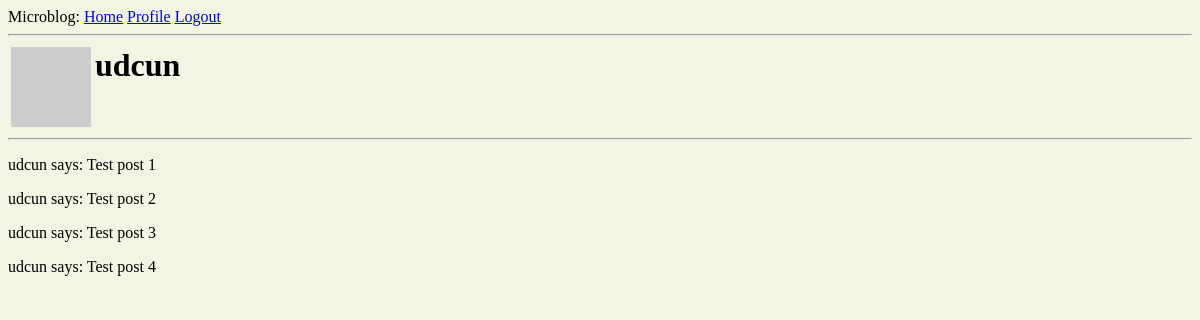
The page /user/udcun (signed in) on the database as committed earlier.
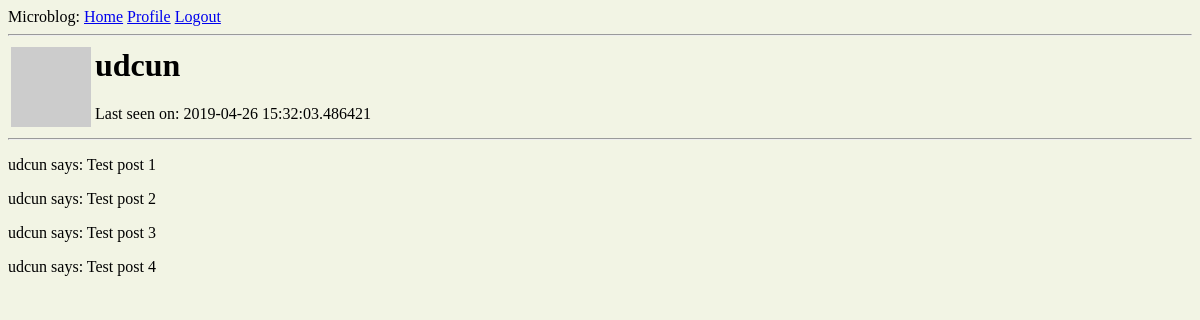
The same page on the database as committed later.
### app/models.py (models this page shows, shortened)
class User(UserMixin, db.Model):
    id = db.Column(db.Integer, primary_key=True)
    username = db.Column(db.String(64), index=True, unique=True)
    email = db.Column(db.String(120), index=True, unique=True)
    password_hash = db.Column(db.String(128))
    about_me = db.Column(db.String(140))
    last_seen = db.Column(db.DateTime, default=datetime.utcnow)
    posts = db.relationship('Post', backref='author', lazy='dynamic')
    def avatar(self, size):
        digest = md5(self.email.lower().encode('utf-8')).hexdigest()
        return 'https://www.gravatar.com/avatar/{}?d=identicon&s={}'.format(digest, size)

### app/routes.py (the view)
@app.route('/user/<username>')
@login_required
def user(username):
    user = User.query.filter_by(username=username).first_or_404()
    posts = [
        {'author': user, 'body': 'Test post 1'},
        {'author': user, 'body': 'Test post 2'},
        {'author': user, 'body': 'Test post 3'},
        {'author': user, 'body': 'Test post 4'}
    ]
    return render_template('user.html', user=user, posts=posts)

### app/models.py (called while the page is built)
@auth.user_loader
def load_user(id):
    print('load user')
    return User.query.get(int(id))

### app/routes.py (called while the page is built)
@app.before_request
def before_request():
    if current_user.is_authenticated:
        current_user.last_seen = datetime.utcnow()
        db.session.commit()

### app/templates/user.html (shortened to what this page needs)
{% extends "base.html" %}
{% block content %}
    <table>
        <tr valign="top">
            <td><img src="{{ user.avatar(64) }}"></td>
            <td>
                <h1>{{ user.username }}</h1>
                {% if user.last_seen %}
                <p>Last seen on: {{ user.last_seen }}</p>
                {% endif %}
            </td>
        </tr>
    </table>
    <hr>
    {% for post in posts %}
    <p>
    {{ post.author.username }} says: {{ post.body }}<br>
    </p>
    {% endfor %}
{% endblock %}

### app/templates/base.html (shortened to what this page needs)
<html>
<head>
</head>
<body>
    <div>
        Microblog:
        <a href="{{ url_for('index') }}">Home</a>
        {% if current_user.is_anonymous %}
        <a href="{{ url_for('login') }}">Login</a>
        <a href="{{ url_for('register') }}">Register</a>
        {% else %}
        <a href="{{ url_for('user', username=current_user.username) }}">Profile</a>
        <a href="{{ url_for('logout') }}">Logout</a>
        {%  endif %}
    </div>
    <hr>
    {% block content %}{% endblock %}
</body>
</html>

Rows that differ between the two databases and show on the page:
changed User "udcun": last_seen (not shown) → "2019-04-26 15:32:03.486421"
Other text that changed with them:
text now shown: "Last seen on:"
